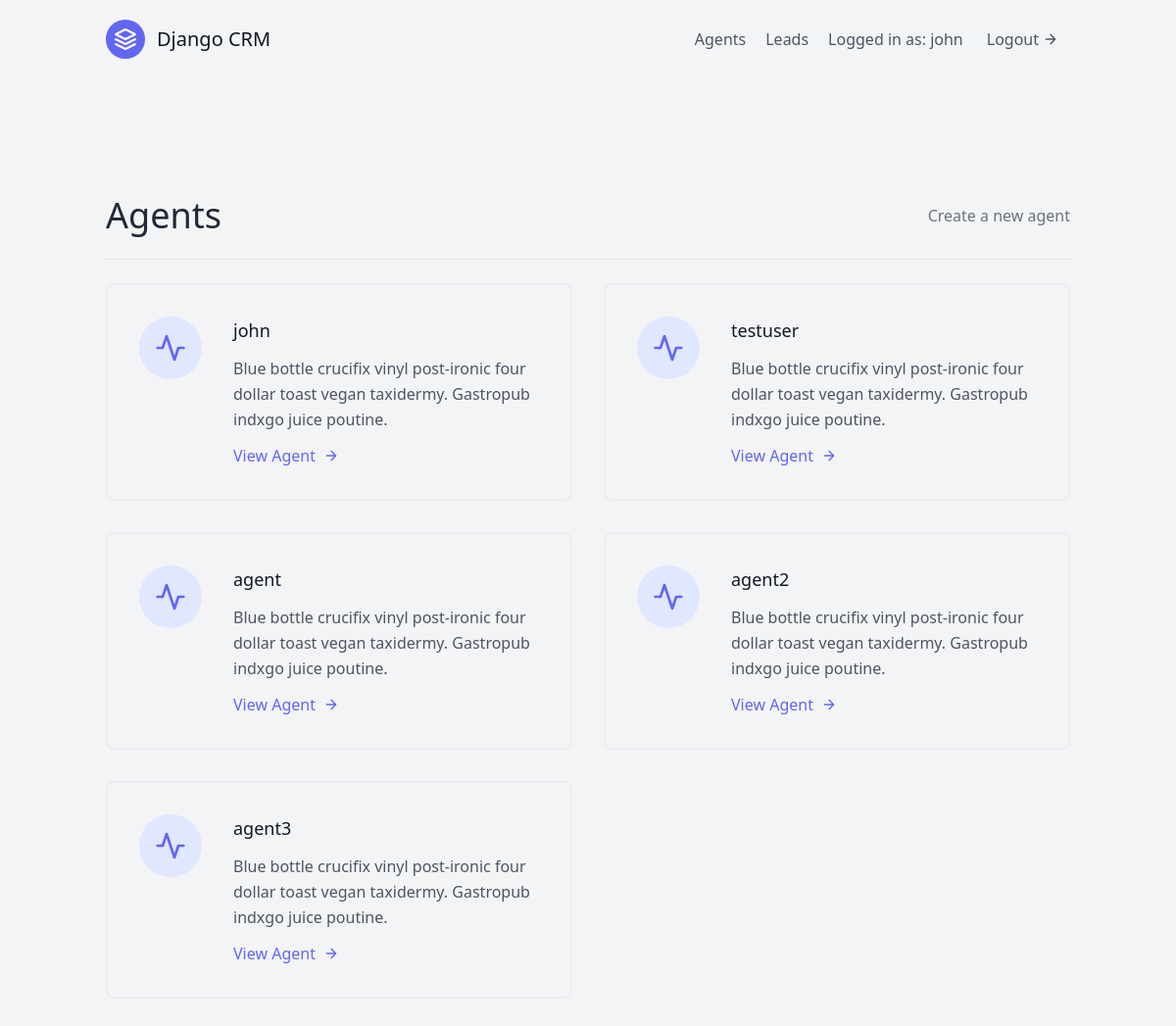
Screenshot of /agents/ (signed in) with the database file from the repository.
### leads/models.py (models this page shows, shortened)
class User(AbstractUser):
    is_organizer = models.BooleanField(default= True)
    is_agent = models.BooleanField(default= False)

class Agent(models.Model):
    user = models.OneToOneField(User, on_delete=models.CASCADE)
    organization = models.ForeignKey(UserProfile, on_delete=models.CASCADE)

### agents/views.py (the view)
# urls.py: path('', AgentListView.as_view(), name='agent-list'),
class AgentListView(OrganizerAndLoginRequiredMixin, generic.ListView):
  template_name = 'agents/agent_list.html'
  def get_queryset(self):
    organization = self.request.user.userprofile
    return Agent.objects.filter(organization = organization)

### agents/mixins.py (called while the page is built)
    def dispatch(self, request, *args, **kwargs):
        if not request.user.is_authenticated or not request.user.is_organizer:
            return redirect("leads:lead-list")
        return super().dispatch(request, *args, **kwargs)

### agents/templates/agents/agent_list.html
{% extends "base.html" %}
{% block content %}
<section class="text-gray-600 body-font">
  <div class="container px-5 py-24 mx-auto flex flex-wrap">
   <div  class="w-full mb-6 py-6 flex justify-between items-center border-b border-gray-200">
      <div>
         <h1 class='text-4xl text-gray-800'> Agents </h1>
      </div>
      <div>
         <a class='text-gray-500 hover:text-blue-500' href="{% url 'agents:agent-create' %}">Create a new agent</a>
      </div>
   </div>
      <div class="flex flex-wrap -m-4">
        {% for agent in object_list %}
         <div class="p-4 lg:w-1/2 md:w-full">
            <div class="flex border-2 rounded-lg border-gray-200 border-opacity-50 p-8 sm:flex-row flex-col">
               <div class="w-16 h-16 sm:mr-8 sm:mb-0 mb-4 inline-flex items-center justify-center rounded-full bg-indigo-100 text-indigo-500 flex-shrink-0">
                  <svg fill="none" stroke="currentColor" stroke-linecap="round" stroke-linejoin="round" stroke-width="2" class="w-8 h-8" viewBox="0 0 24 24">
                  <path d="M22 12h-4l-3 9L9 3l-3 9H2"></path>
                  </svg>
               </div>
               <div class="flex-grow">
                  <h2 class="text-gray-900 text-lg title-font font-medium mb-3">{{agent.user.username}}</h2>
                  <p class="leading-relaxed text-base">Blue bottle crucifix vinyl post-ironic four dollar toast vegan taxidermy. Gastropub indxgo juice poutine.</p>
                  <a href="{% url 'agents:agent-detail' agent.pk %}" class="mt-3 text-indigo-500 inline-flex items-center">View Agent
                  <svg fill="none" stroke="currentColor" stroke-linecap="round" stroke-linejoin="round" stroke-width="2" class="w-4 h-4 ml-2" viewBox="0 0 24 24">
                     <path d="M5 12h14M12 5l7 7-7 7"></path>
                  </svg>
                  </a>
               </div>
            </div>
         </div>
      {% endfor %}
      </div>
  </div>
</section>
{% endblock content %}

### templates/navbar.html (shortened to what this page needs)
<header class="text-gray-600 body-font">
  <div class="container mx-auto flex flex-wrap p-5 flex-col md:flex-row items-center">
    <a class="flex title-font font-medium items-center text-gray-900 mb-4 md:mb-0">
      <svg xmlns="http://www.w3.org/2000/svg" fill="none" stroke="currentColor" stroke-linecap="round" stroke-linejoin="round" stroke-width="2" class="w-10 h-10 text-white p-2 bg-indigo-500 rounded-full" viewBox="0 0 24 24">
        <path d="M12 2L2 7l10 5 10-5-10-5zM2 17l10 5 10-5M2 12l10 5 10-5"></path>
      </svg>
      <span class="ml-3 text-xl">Django CRM</span>
    </a>
    {% if request.user.is_authenticated %}
      {% if request.user.is_organizer %}
        <a href="{% url 'agents:agent-list' %}" class="mr-5 hover:text-gray-900">Agents</a>
      {% endif %}
        <a href="{% url 'leads:lead-list' %}" class="mr-5 hover:text-gray-900">Leads</a>
      Logged in as: {{ request.user.username }}
      <a href="{% url 'logout' %}" class="ml-3 inline-flex items-center bg-gray-100 border-0 py-1 px-3 focus:outline-none hover:bg-gray-200 rounded text-base mt-4 md:mt-0">Logout
        <svg fill="none" stroke="currentColor" stroke-linecap="round" stroke-linejoin="round" stroke-width="2" class="w-4 h-4 ml-1" viewBox="0 0 24 24">
          <path d="M5 12h14M12 5l7 7-7 7"></path>
        </svg>
      </a>
    {% endif %}
  </div>
</header>

### rows the page displays
User: user.username "john"
Agent: user.username "john"
Agent: user.username "testuser"
Agent: user.username "agent"
Agent: user.username "agent2"
Agent: user.username "agent3"
